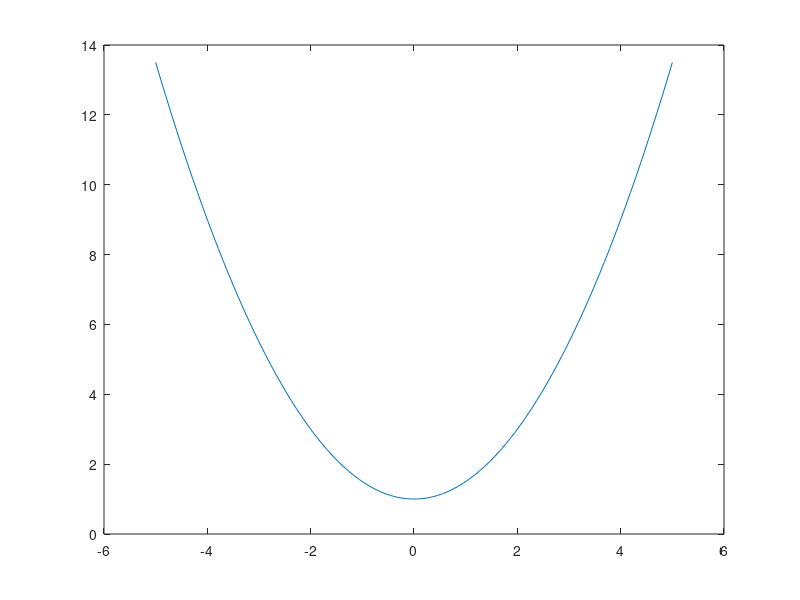

This figure's MATLAB source:
%% 1
rst1 = 2 - 3 * 4
rst2 = 4.5/sqrt(2)
rst3 = 6 ^ 10
rst4 = cos(pi/3)
rst5 = log(7)

%% 2
A = [1, 2;
     3, -4;
     5, 6]
B = [1, -2, -3;
     -4, 5, -6]
C = [2, -1;
     pi, log10(2);
     -2, -1]
I = eye(3)

ASize = size(A)
BSize = size(B)
CSize = size(C)
ISize = size(I)

a31 = A(3, 1)
c21 = C(2, 1)
B2x = B(2, :)

RA = rref(A)
RB = rref(B)

AAdd2C = A + 2*C
ATrans = A'
E = A * B;
F = B * A;
G = B' * A';
H = (A*B)';
EIsEqualToF = isequal(E, F)
GIsEqualToH = isequal(G, H)
EInv = inv(E)
FInv = inv(F)
diag([1, 4, 7, 10])

%% 3
x = linspace(-5, 5);
y = 0.5 * x .^ 2 + 1;
plot(x, y)




